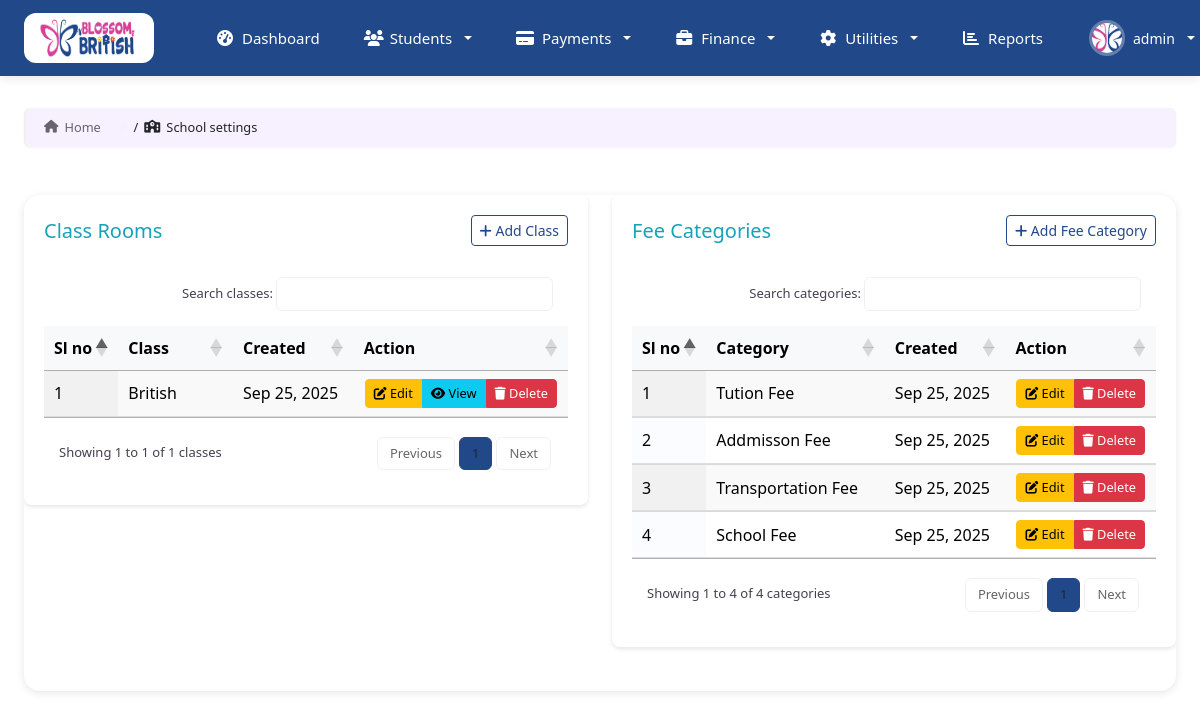
Screenshot of /settings (signed in) with the database file from the repository.
### home/models.py (models this page shows, shortened)
class CustomUser(AbstractBaseUser, PermissionsMixin):
    email = models.EmailField(unique=True, verbose_name='email address')
    username = models.CharField(max_length=30, unique=True,verbose_name='username')
    first_name = models.CharField(max_length=30, blank=True, verbose_name='first name')
    last_name = models.CharField(max_length=30, blank=True, verbose_name='last name')
    is_active = models.BooleanField(default=True, verbose_name='active')
    is_staff = models.BooleanField(default=False, verbose_name='staff status')
    avatar = models.ImageField(upload_to='avatars/', blank=True, null=True)
    role = models.CharField(max_length=20,
                            choices=(
                                ("user","user"),
                                ("account","account"),
                                ("admin","admin"),
                            ),
                            default='user'
                            )
    date_joined = models.DateTimeField(auto_now_add=True, verbose_name='date joined')
    objects = CustomUserManager()
    USERNAME_FIELD = 'username'
    REQUIRED_FIELDS = ["first_name", "last_name", "email"]
    class Meta:
        verbose_name = 'user'
        verbose_name_plural = 'users'

class ClassRooms(models.Model):
    class_name = models.CharField(max_length=20)
    created_by = models.ForeignKey(CustomUser,on_delete=models.SET_NULL, null=True, blank=True)
    created_at = models.DateField(auto_now_add=True)
    updated_at = models.DateField(auto_now=True)

class FeeCategory(models.Model):
    name = models.CharField(max_length=30)
    created_at = models.DateField(auto_now_add=True)
    modified_at = models.DateField(auto_now=True)

### home/decorators.py (the view)
    def wrapper_func(request, *args, **kwargs):
        if request.user.is_authenticated:
            return view_func(request,*args,**kwargs)
        else:
            messages.info(request,"You are not logged in please login to continue")
            return redirect("signin")

### templates/settings/settings.html (shortened to what this page needs)
{% extends 'auth_templates/index.html' %}
{% load static %}
{% block content %}
<div class="breadcrumb-container">
    <nav aria-label="breadcrumb" class="custom-breadcrumb">
        <div class="breadcrumb-wrapper">
            <ol class="breadcrumb-list">
                <li class="breadcrumb-item">
                    <a href="{% url 'index' %}" class="breadcrumb-link">
                        <i class="fas fa-home"></i>
                        <span>Home</span>
                    </a>
                </li>
                <li class="breadcrumb-item active" aria-current="page">
                    <i class="fas fa-school"></i>
                    <span>School settings</span>
                </li>
            </ol>
        </div>
    </nav>
</div>
<div class="students-container">
    <div class="dashboard-card-1">
       <div class="row">
            <div class="col-lg-6 col-12 mb-4">
                <div class="custom-table-container">
                    <div class="d-flex justify-content-between align-items-center mb-3">
                        <h5 class="text-info mb-0">Class Rooms</h5>
                        <button data-bs-toggle="modal" data-bs-target="#customModal1" class="btn btn-outline-primary btn-sm">
                            <i class="fas fa-plus"></i> Add Class
                        </button>
                    </div>
                    <div class="table-wrapper">
                        <table id="studentsTable" class="display table table-striped table-hover" style="width:100%">
                            <thead>
                                <tr>
                                    <th>Sl no</th>
                                    <th>Class</th>
                                    <th>Created</th>
                                    <th>Action</th>
                                </tr>
                            </thead>
                            <tbody>
                                {% for class in class_rooms %}
                                <tr>
                                    <td>{{ forloop.counter }}</td>
                                    <td>{{ class.class_name }}</td>
                                    <td>{{ class.created_at|date:"M d, Y" }}</td>
                                    <td>
                                        <div class="btn-group" role="group" aria-label="Actions">
                                            <button type="button" data-bs-target="#update{{ class.id }}" data-bs-toggle="modal" class="btn btn-warning btn-sm">
                                                <i class="fas fa-edit"></i> Edit
                                            </button>
                                            <button type="button" class="btn btn-info btn-sm">
                                                <i class="fas fa-eye"></i> View
                                            </button>
                                            <button type="button" class="btn btn-danger btn-sm" data-bs-target="#deleteModal{{ class.id }}" data-bs-toggle="modal">
                                                <i class="fas fa-trash"></i> Delete
                                            </button>
                                        </div>
                                    </td>
                                </tr>
                                {% endfor %}
                            </tbody>
                        </table>
                    </div>
                </div>
            </div>
            <div class="col-lg-6 col-12 mb-4">
                <div class="custom-table-container">
                    <div class="d-flex justify-content-between align-items-center mb-3">
                        <h5 class="text-info mb-0">Fee Categories</h5>
                        <button data-bs-toggle="modal" data-bs-target="#feeCatModal" class="btn btn-outline-primary btn-sm">
                            <i class="fas fa-plus"></i> Add Fee Category
                        </button>
                    </div>
                    <div class="table-wrapper">
                        <table id="feeCategoryTable" class="display table table-striped table-hover" style="width:100%">
                            <thead>
                                <tr>
                                    <th>Sl no</th>
                                    <th>Category</th>
                                    <th>Created</th>
                                    <th>Action</th>
                                </tr>
                            </thead>
                            <tbody>
                                {% for category in fee_category %}
                                <tr>
                                    <td>{{ forloop.counter }}</td>
                                    <td>{{ category.name }}</td>
                                    <td>{{ category.created_at|date:"M d, Y" }}</td>
                                    <td>
                                        <div class="btn-group" role="group" aria-label="Actions">
                                            <button type="button" data-bs-target="#updateCategory{{ category.id }}" data-bs-toggle="modal" class="btn btn-warning btn-sm">
                                                <i class="fas fa-edit"></i> Edit
                                            </button>
                                            <button type="button" class="btn btn-danger btn-sm" data-bs-target="#deleteModalCategory{{ category.id }}" data-bs-toggle="modal">
                                                <i class="fas fa-trash"></i> Delete
                                            </button>
                                        </div>
                                    </td>
                                </tr>
                                {% endfor %}
                            </tbody>
                        </table>
                    </div>
                </div>
            </div>
        </div>
    </div>
</div>
<link rel="stylesheet" href="{% static 'css/jquery.dataTables.min.css' %}">
{% endblock %}

### templates/auth_templates/index.html (shortened to what this page needs)
<!DOCTYPE html>
{% load static %}
<html lang="en">
<head>
    <link rel="stylesheet" href="{% static 'css/styles.css' %}">
    <link href="https://cdnjs.cloudflare.com/ajax/libs/font-awesome/6.4.0/css/all.min.css" rel="stylesheet">
  <link href="{% static 'glightbox/glightbox.min.css' %}" rel="stylesheet">
    <link href="https://cdnjs.cloudflare.com/ajax/libs/bootstrap/5.3.2/css/bootstrap.min.css" rel="stylesheet">
    <link href="https://cdnjs.cloudflare.com/ajax/libs/font-awesome/6.4.0/css/all.min.css" rel="stylesheet">
</head>
<body>
 <nav class="navbar navbar-expand-lg custom-navbar sticky-top">
    <div class="container-fluid px-4">
        <a class="navbar-brand" href="{% url 'index' %}">
            <img src="{% static 'img/BB_LOGO_V1.png' %}" alt="Blossom British"  style="max-width: 100px;">
        </a>
        <div class="collapse navbar-collapse" id="navbarNav">
            <ul class="navbar-nav me-auto ms-4">
                <li class="nav-item">
                    <a class="nav-link" href="{% url 'index' %}">
                        <i class="fas fa-tachometer-alt"></i>
                        Dashboard
                    </a>
                </li>
                <li class="nav-item dropdown">
                    <a class="nav-link dropdown-toggle" href="#" role="button" data-bs-toggle="dropdown" aria-expanded="false">
                        <i class="fas fa-users"></i>
                        Students
                    </a>
                </li>
                <li class="nav-item dropdown">
                    <a class="nav-link dropdown-toggle" href="#" role="button" data-bs-toggle="dropdown" aria-expanded="false">
                        <i class="fas fa-credit-card"></i>
                        Payments
                    </a>
                </li>
                <li class="nav-item dropdown">
                    <a class="nav-link dropdown-toggle" href="#" role="button" data-bs-toggle="dropdown" aria-expanded="false">
                        <i class="fas fa-briefcase"></i> Finance
                    </a>
                </li>
                <li class="nav-item dropdown">
                    <a class="nav-link dropdown-toggle" href="#" role="button" data-bs-toggle="dropdown" aria-expanded="false">
                        <i class="fas fa-cog"></i>
                        Utilities
                    </a>
                </li>
                <li class="nav-item">
                    <a class="nav-link" href="{% url 'reports_dashboard' %}">
                        <i class="fas fa-chart-bar"></i> Reports
                    </a>
                </li>
            </ul>
            <ul class="navbar-nav ms-auto">
                <li class="nav-item dropdown">
                    <a class="nav-link dropdown-toggle user-menu text-white" href="#" role="button" data-bs-toggle="dropdown" aria-expanded="false">
                        {% if user.avatar %}
                            <img src="{{ user.avatar.url }}" alt="User" class="user-avatar">
                        {% else %}
                            <img src="{% static 'img/userplaceholder.png' %}" alt="User" class="user-avatar">
                        {% endif %}
                        <span class="user-name">{{ user.username }}</span>
                    </a>
                </li>
            </ul>
        </div>
    </div>
</nav>
<main class="main-content">
    <div class="dashboard-container">
        {% block content %}{% endblock %}
    </div>
</main>
</body>
</html>

### rows the page displays
CustomUser: avatar (picture), username "admin"
ClassRooms: class_name "British", created_at "Sep 25, 2025"
FeeCategory: name "Tution Fee", created_at "Sep 25, 2025"
FeeCategory: name "Addmisson Fee", created_at "Sep 25, 2025"
FeeCategory: name "Transportation Fee", created_at "Sep 25, 2025"
FeeCategory: name "School Fee", created_at "Sep 25, 2025"
